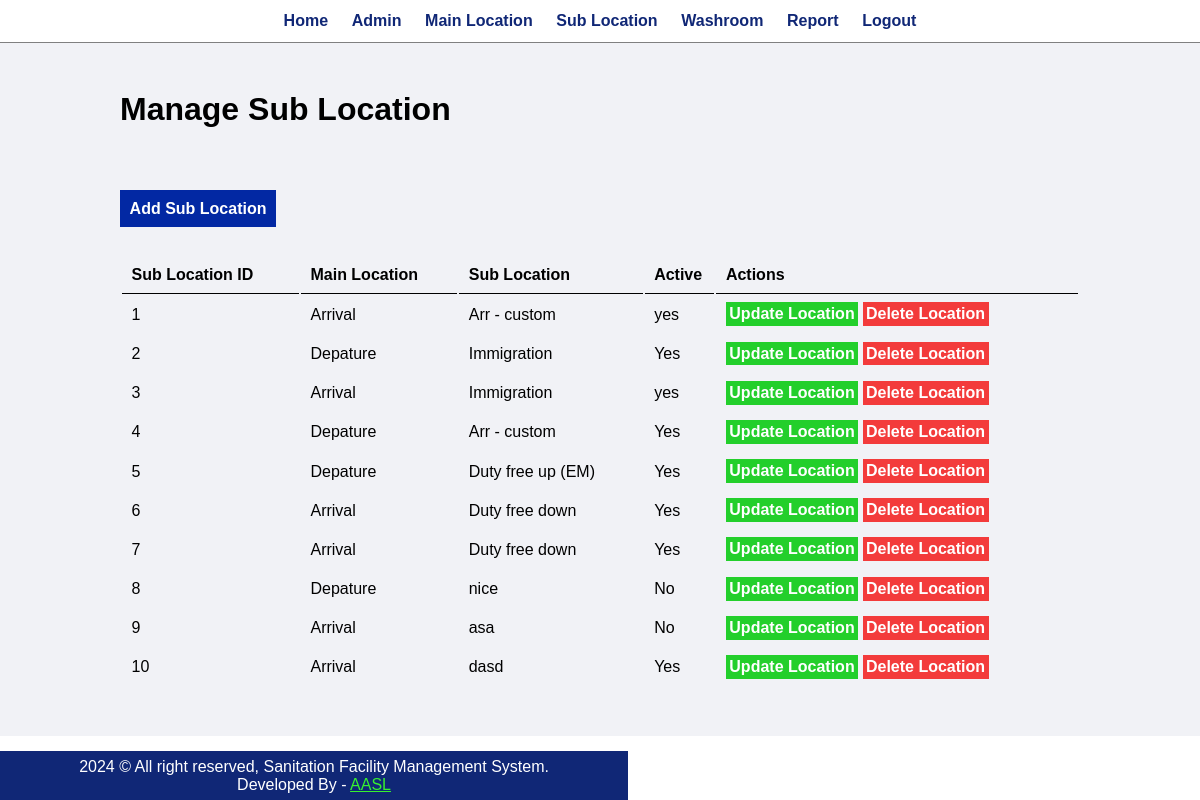
The page /Admin/manage_sublocation.php on the database its author committed.
### tables this page shows
CREATE TABLE `table_sublocation` (
  `id` int(10) UNSIGNED NOT NULL,
  `sublocation` varchar(100) NOT NULL,
  `active` varchar(10) NOT NULL,
  `mainlocID` int(11) DEFAULT NULL
);

CREATE TABLE `table_mainlocation` (
  `id` int(11) NOT NULL,
  `mainlocation` varchar(100) NOT NULL,
  `active` varchar(10) NOT NULL
);

### Admin/manage_sublocation.php (the view, shortened to what this page needs)
<?php include('partials/menu.php'); ?>
<div class="main-content">
  <div class="wrapper">
     <h1>Manage Sub Location</h1>
     <br /><br />
      <br><br>
          <a href="<?php echo SITEURL . 'admin/add_sublocation.php'; ?>" class="btn-primary">Add Sub Location</a>
          <br /><br /><br />
          <table class="tbl-full">
            <tr>
              <th>Sub Location ID</th>
              <th>Main Location</th>
              <th>Sub Location</th>
              <th>Active</th>
              <th>Actions</th>
            </tr>
            <?php
                $sql = "SELECT t.* ,
                        m.mainlocation AS mainlocation FROM table_sublocation t
                        Join table_mainlocation m ON t.mainlocID = m.id ";
                $res = mysqli_query($conn, $sql);
                $count = mysqli_num_rows($res);
                $sn=1;
                if($count>0)
                {
                    while($row=mysqli_fetch_array($res))
                    {
                        $id = $row['id'];
                        $sublocation = $row['sublocation'];
                        $active = $row['active'];
                        ?>
                          <tr>
                             <td><?php echo $sn++; ?></td>
                             <td><?php echo $row['mainlocation']; ?></td>
                             <td><?php echo $sublocation; ?></td>
                             <td><?php echo $active; ?></td>
                             <td>
                                 <a href="<?php echo SITEURL; ?>admin/update_sublocation.php?id=<?php echo $id; ?>" class="btn-secodary">Update Location</a>
                                 <a href="<?php echo SITEURL; ?>admin/delete_sublocation.php?id=<?php echo $id; ?>" class="btn-third">Delete Location</a>
                             </td>
                          </tr>
                        <?php
                    }
                }
                else
                {
                    ?>
                    <tr>
                        <td colspan="6"><div class="error">Sub Location Not Added.</div></td>
                    </tr>
                    <?php
                }
            ?>
          </table>
    </div>
</div>
<?php include('partials/footer.php') ?>

### css/admin.css (style rules this page uses)
* { margin: 0; padding: 0; font-family: Arial, Helvetica, sans-serif; }
.wrapper { padding: 1%; width: 80%; margin: 0 auto; }
.tbl-full { width: 100%; }
table tr th { border-bottom: 1px solid black; padding: 1%; text-align: left; }
table tr td { padding: 1%; }
.btn-primary { background-color: #0228a3; padding: 1%; color: white; text-decoration: none; font-weight: bold; }
.btn-secodary { background-color: #23cf2b; padding: 1%; color: white; text-decoration: none; font-weight: bold; }
.btn-third { background-color: #f33b3b; padding: 1%; color: white; text-decoration: none; font-weight: bold; }
.main-content { background-color: #f1f2f6; padding: 3% 0; }

### rows shown on the page
table_sublocation: table_mainlocation.mainlocation "Arrival", sublocation "Arr - custom", active "yes"
table_sublocation: table_mainlocation.mainlocation "Depature", sublocation "Immigration", active "Yes"
table_sublocation: table_mainlocation.mainlocation "Arrival", sublocation "Immigration", active "yes"
table_sublocation: table_mainlocation.mainlocation "Depature", sublocation "Arr - custom", active "Yes"
table_sublocation: table_mainlocation.mainlocation "Depature", sublocation "Duty free up (EM)", active "Yes"
table_sublocation: table_mainlocation.mainlocation "Arrival", sublocation "Duty free down", active "Yes"
table_sublocation: table_mainlocation.mainlocation "Arrival", sublocation "Duty free down", active "Yes"
table_sublocation: table_mainlocation.mainlocation "Depature", sublocation "nice", active "No"
table_sublocation: table_mainlocation.mainlocation "Arrival", sublocation "asa", active "No"
table_sublocation: table_mainlocation.mainlocation "Arrival", sublocation "dasd", active "Yes"
